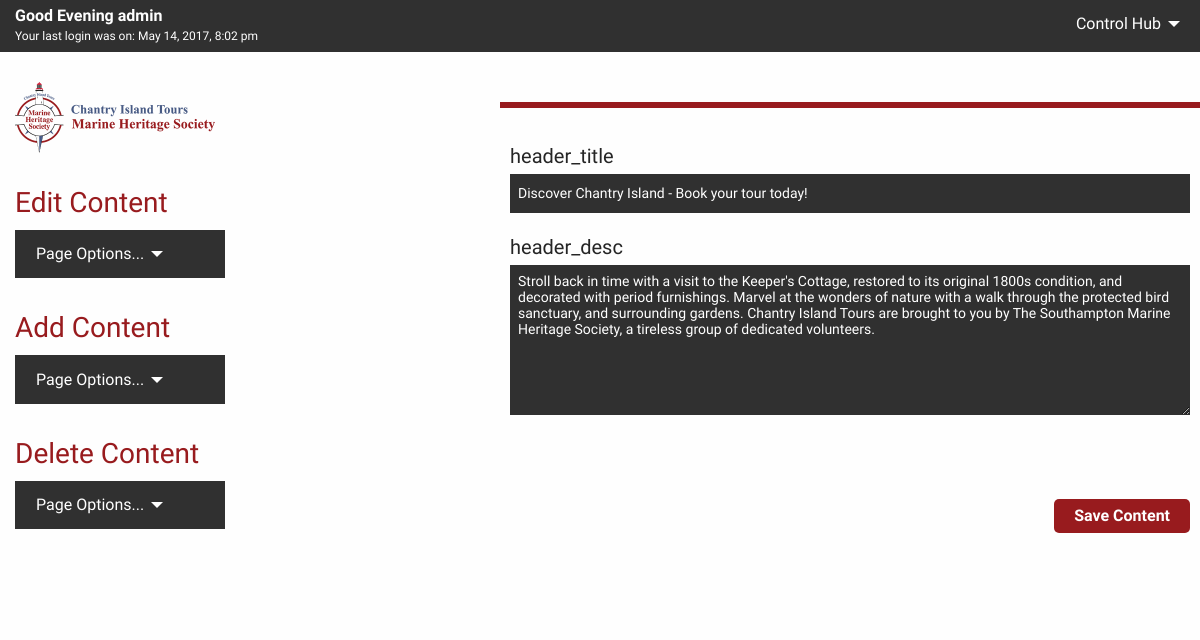
/admin/admin_index.php?tbl=tbl_header&col=header_id&id=1 (signed in), run on the app's committed database.
### tables this page shows
CREATE TABLE tbl_header (
  header_id tinyint(3) unsigned NOT NULL,
  header_title varchar(100) NOT NULL,
  header_desc text NOT NULL
);

### admin/phpscripts/read.php (called while the page is built, shortened)
<?php
	function getSingle($tbl, $col, $id) {
		require_once('connect.php');
		$querySingle = "SELECT * FROM {$tbl} WHERE {$col}={$id}";
		$runSingle = mysqli_query($link, $querySingle);
		if($runSingle){
			return $runSingle;
		}else{
			$error =  "There was an error accessing this information.  Please contact your admin.";
			return $error;
		}
	}
?>

### admin/phpscripts/single_edit_form.php (the view, shortened to what this page needs)
<?php
	 function single_edit($tbl,$col,$id) {
	 	$result = getSingle($tbl, $col, $id);
	 	$getResult = mysqli_fetch_array($result);
	 	echo "<form action=\"phpscripts/edit.php\" method=\"post\">";
	 	for($i=0; $i<mysqli_num_fields($result); $i++) {
	 		$dataType = mysqli_fetch_field_direct($result,$i);
	 		$fieldName = $dataType->name;
	 		$fieldType = $dataType->type;
	 		if($fieldName != $col) {
	 			echo "<label class=\"editAllLabel\">{$fieldName}</label>";
	 			if($fieldType != 252) {
	 				if($fieldName != "stats_icon") {
	 					echo "<input class=\"editAllInput\" type=\"text\" name=\"{$fieldName}\" value=\"{$getResult[$i]}\">";
	 				}else{
	 					echo "<input hidden class=\"editAllInput\" type=\"text\" name=\"{$fieldName}\" value=\"{$getResult[$i]}\">";
	 				}
	 			}else{
	 				echo "<textarea class=\"editAlltextarea\" name=\"$fieldName\">{$getResult[$i]}</textarea><br><br>";
	 			}
	 		}
	 	}
	 	echo "<input class=\"editAllSubmit\" type=\"submit\" value=\"Save Content\">";
	 	echo "</form>";
	 }
?>

### admin/css/admin.css (style rules this page uses)
.editAllLabel { color: #252525; font-family: 'Overpass', Arial, Times, Serif; font-weight: 400; font-size: 1.25em; }
.editAllInput { background-color: #303030; border: none; box-shadow: none; color: #fff; font-family: 'Overpass', Arial, Times, Serif; font-weight: 400; font-size: .875em; }
.editAlltextarea { background-color: #303030; border: none; box-shadow: none; color: #fff; font-family: 'Overpass', Arial, Times, Serif; font-weight: 400; font-size: .875em; height: 150px; }
.editAllSubmit { border: none; color: #fff; font-family: 'Overpass', Arial, Times, Serif; font-weight: 700; font-size: 1em; background-color: #981b1e; padding: 8px 20px; border-radius: 5px; cursor: pointer; transition: .3s ease-in-out all; margin-top: 20px; float: right; }

### data on the page
tbl_header: header_title "Discover Chantry Island - Book your tour today!", header_desc "Stroll back in time with a visit to the Keeper's Cottage, restored to its original 1800s condition, and decorated with period furnishings. Marvel at the wonders of nature with a walk through the protected bird sanctuary, and surrounding gardens. Chantry Island Tours are brought to you by The Southampton Marine Heritage Society, a tireless group of dedicated volunteers."

### other printed values
$_SESSION['users_name'] "admin"
$_SESSION['users_lastlogin'] "May 14, 2017, 8:02 pm"
$fieldName "header_title"
$fieldName "header_desc"
